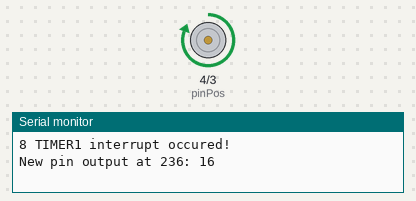
Simulated run of this sketch. Board: Arduino Uno, built with avr-gcc and run on an emulated ATmega328P. On the bench: motor-driver pin pairs drawn as motors (green arrow = first pin HIGH = forward, orange = second pin HIGH = backward, longer = more drive), the last lines printed to the serial monitor.

Above: at 1.0 s.
At 5.0 s:
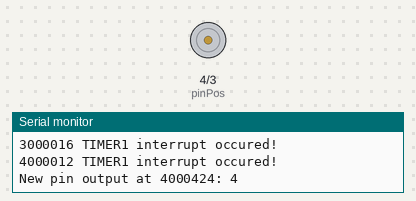
Timing chart, 0 to 10.4 s (numbered marks = the images above):
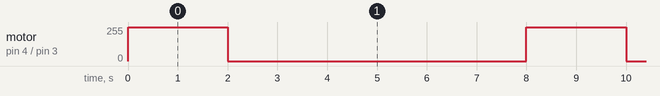

The sketch:

waveform-slow-test.ino
```cpp
/* Script that experiments with:
   - timing jitter from a free loop
   - timing jitter from an interrupt-based loop
   - writing two digital pins simultaneously

   It might be useful for certain tests as well
*/
const unsigned long blockMicros = 2000000;
const int zeroVal = 127;
const int pinNeg = 3;
const int pinPos = 4;
const byte NEG_MASK = B00000100;
const byte POS_MASK = B00010000;
const byte ZERO_MASK = B11101011;

unsigned long startMicros;
byte previousPinVals;


// Register settings, see: https://exploreembedded.com/wiki/AVR_Timer_programming
// Interrupt setting, see: https://circuitdigest.com/microcontroller-projects/arduino-timer-tutorial
// Arduino core AVR uses TIMER0 for millis()/micros()
// TIMER1 can be used if the servo library is not needed
// TIMER1 is configured to CTC mode (Clear Timer on Compare)
ISR(TIMER1_COMPA_vect)
{
  char buf[50];
  unsigned long relMicros = micros() - startMicros;
  ltoa(relMicros, buf, 10);
  Serial.write(buf);
  Serial.println(" TIMER1 interrupt occured!");
}

int switchPins(unsigned long diffMicros)
{
  long nHalfWaves = diffMicros / blockMicros;
  // Use the PORTD register to have pins 2 and 4 switch simultaneously
  // Some jitter is possible because the branches below follow a different sequence of instructions
  byte pinVals;
  if (nHalfWaves % 2 == 1) {
      pinVals = (PORTD & ZERO_MASK);
  } else if (nHalfWaves % 4 == 2) {
      pinVals = (PORTD & ZERO_MASK) | NEG_MASK;
  } else {
      pinVals = (PORTD & ZERO_MASK) | POS_MASK;
  }
  PORTD = pinVals;
  return pinVals;
}

// Note: Arduino UNO uses a cheap ceramic oscillator with +/- 0.5% frequency tolerance:
//    https://www.arrow.com/en/research-and-events/articles/oscillators-and-arduino-configurations-and-settings
void setup()
{
  pinMode(pinNeg, OUTPUT);
  pinMode(pinPos, OUTPUT);
  Serial.begin(2000000);
  startMicros = micros();
  previousPinVals = PORTD;

  // Testing TIMER1 interrupts
  TCCR1A = 0x00;
  TCCR1B = (1<<CS12);                // set the prescalar at 256
  TCCR1B |= (1 << WGM12);            // CTC mode (Clear Timer on Compare)
  OCR1A = 62499;                     // compare value for 1000ms delay
  TCNT1 = 0;                         // start value
  TIMSK1 |= (1<<OCIE1A);             // enable TIMER1 interrupts
}

void loop()
{
  // Without timers the delay visible on the serial console varies from 0 to 40 microseconds
  char buf[50];
  // Note: overflow does not interfere with small differences
  unsigned long relMicros = micros() - startMicros;
  byte pinVals = switchPins(relMicros);
  if (pinVals != previousPinVals) {
    ltoa(relMicros, buf, 10);
    Serial.write("New pin output at ");
    Serial.write(buf);
    Serial.write(": ");
    Serial.println(pinVals);
  }
  previousPinVals = pinVals;
}
```

Measured:
- by itself, motor on pin 4 (pinPos) / pin 3 (pinNeg): alternates forward 255/255 for 2.0 s and stopped for 6.0 s
